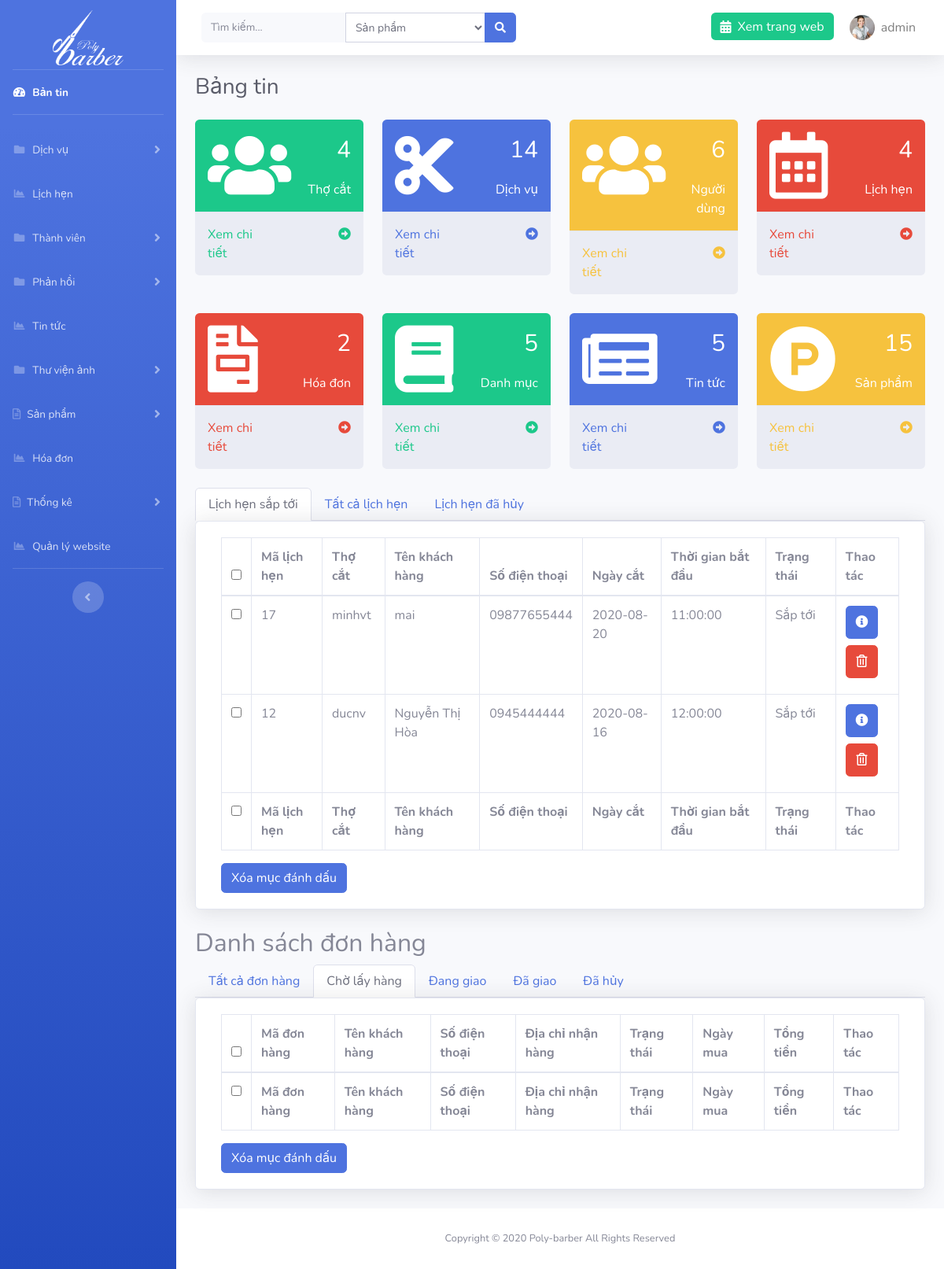
The app's page /admin/index.php (signed in) with its own data.
### tables this page shows
CREATE TABLE `setting` (
  `id` int(11) NOT NULL,
  `logo` varchar(191) NOT NULL,
  `file_ico` varchar(191) NOT NULL,
  `title` varchar(191) NOT NULL,
  `introduce` text NOT NULL,
  `slogan` varchar(191) NOT NULL
);

CREATE TABLE `appointments` (
  `id` int(11) NOT NULL,
  `id_barber` int(11) NOT NULL,
  `id_user` int(11) NOT NULL,
  `day` date NOT NULL,
  `id_time` int(11) NOT NULL,
  `cancel` int(1) NOT NULL,
  `created_at` timestamp NOT NULL DEFAULT current_timestamp()
);

CREATE TABLE `barbers` (
  `id` int(11) NOT NULL,
  `name` varchar(191) NOT NULL,
  `account` varchar(191) NOT NULL,
  `phone` varchar(11) NOT NULL,
  `email` varchar(191) DEFAULT NULL,
  `password` varchar(191) NOT NULL,
  `address` varchar(255) NOT NULL,
  `images` varchar(191) DEFAULT NULL,
  `code` varchar(191) DEFAULT NULL,
  `time_code` int(11) DEFAULT NULL
);

CREATE TABLE `users` (
  `id` int(11) NOT NULL,
  `account` varchar(191) NOT NULL,
  `password` varchar(191) NOT NULL,
  `name` varchar(191) NOT NULL,
  `address` varchar(255) NOT NULL,
  `phone` varchar(11) NOT NULL,
  `email` varchar(191) NOT NULL,
  `role` int(1) NOT NULL,
  `images` varchar(191) DEFAULT NULL,
  `code` varchar(191) DEFAULT NULL,
  `time_code` int(11) DEFAULT NULL
);

CREATE TABLE `word_time` (
  `id` int(11) NOT NULL,
  `time` time NOT NULL
);

### admin/home/home.php (the view, shortened to what the rows shown need)
<?php
$appointment = list_all_appointment();
$app_com = appointment_list_cancel('0');
?>
<div class="container-fluid">
    <div class="d-sm-flex align-items-center justify-content-between mb-4">
        <h1 class="h3 mb-0 text-gray-800">Bảng tin</h1>
    </div>
    <div class="tab-content" id="nav-tabContent">
        <div class="tab-pane fade show active" id="nav-home" role="tabpanel" aria-labelledby="nav-home-tab">
            <div class="card shadow mb-4">
                <div class="card-body">
                    <div class="table-responsive">
                        <form action="<?= ROOT ?>/admin/?page=appointment" method="POST" class="col-md-12">
                            <table class="table table-bordered" id="dataTable" width="100%" cellspacing="0">
                                <thead>
                                    <tr>
                                        <th>
                                            <input type="checkbox" name="checkall" class="checkall">
                                        </th>
                                        <th>Mã lịch hẹn</th>
                                        <th>Thợ cắt</th>
                                        <th>Tên khách hàng</th>
                                        <th>Số điện thoại</th>
                                        <th>Ngày cắt</th>
                                        <th>Thời gian bắt đầu</th>
                                        <th>Trạng thái</th>
                                        <th>Thao tác</th>
                                    </tr>
                                </thead>
                                <tfoot>
                                    <tr>
                                        <th>
                                            <input type="checkbox" name="checkall" class="checkall">
                                        </th>
                                        <th>Mã lịch hẹn</th>
                                        <th>Thợ cắt</th>
                                        <th>Tên khách hàng</th>
                                        <th>Số điện thoại</th>
                                        <th width=100>Ngày cắt</th>
                                        <th>Thời gian bắt đầu</th>
                                        <th>Trạng thái</th>
                                        <th>Thao tác</th>
                                    </tr>
                                </tfoot>
                                <tbody>
                                    <?php foreach ($app_com as $ac) : ?>
                                        <tr>
                                            <td>
                                                <input type="checkbox" name="id[]" id="" value="<?= $ac['id'] ?>">
                                            </td>
                                            <td><?= $ac['id'] ?></td>
                                            <td><?= $ac['account'] ?></td>
                                            <td><?= $ac['name'] ?></td>
                                            <td><?= $ac['phone'] ?></td>
                                            <td><?= $ac['day'] ?></td>
                                            <td><?= $ac['time'] ?></td>
                                            <?php if($ac['cancel']==0): ?>
                                    <td>Sắp tới</td>
                                    <?php elseif($ac['cancel']==1): ?>
                                        <td>Chờ phục vụ</td>
                                        <?php elseif($ac['cancel']==2): ?>
                                        <td>Đang phục vụ</td>
                                        <?php elseif($ac['cancel']==3): ?>
                                        <td>Hoàn thành</td>
                                        <?php elseif($ac['cancel']==4): ?>
                                        <td>Đã hủy lịch</td>
                                    <?php endif; ?>
                                            <td>
                                                <a href="<?= ROOT ?>admin/?page=appointment&action=detail&id=<?= $ac['id'] ?>" class="btn btn-primary  d-block p-2 w-75 mb-2"><i class="fas fa-info-circle"></i></a>
                                                <a href="<?= ROOT ?>admin/?page=appointment&id=<?= $ac['id'] ?>" onclick="return confirm('Bạn có chắc muốn xóa không')" class="btn btn-danger  d-block p-2 w-75 mb-2"><i class="far fa-trash-alt"></i></a>
                                            </td>
                                        </tr>
                                    <?php endforeach; ?>
                                </tbody>
                            </table>
                        </form>
                    </div>
                </div>
            </div>
        </div>
    </div>
    <h2>Danh sách đơn hàng</h2>
    <div class="tab-content" id="nav-tabContent">
        <div class="tab-pane fade show active" id="wait" role="tabpanel" aria-labelledby="order-wait">
            <div class="card shadow mb-4">
                <div class="card-body">
                    <div class="table-responsive">
                        <form action="<?=ROOT?>/admin/?page=order" method="POST" class="col-md-12">
                            <table class="table table-bordered" id="dataTable" width="100%" cellspacing="0">
                                <thead>
                                    <tr>
                                        <th>
                                            <input type="checkbox" name="checkall" class="checkall">
                                        </th>
                                        <th>Mã đơn hàng</th>
                                        <th>Tên khách hàng</th>
                                        <th>Số điện thoại</th>
                                        <th>Địa chỉ nhận hàng</th>
                                        <th>Trạng thái</th>
                                        <th>Ngày mua</th>
                                        <th>Tổng tiền</th>
                                        <th>Thao tác</th>
                                    </tr>
                                </thead>
                                <tfoot>
                                    <tr>
                                        <th>
                                            <input type="checkbox" name="checkall" class="checkall">
                                        </th>
                                        <th>Mã đơn hàng</th>
                                        <th>Tên khách hàng</th>
                                        <th>Số điện thoại</th>
                                        <th>Địa chỉ nhận hàng</th>
                                        <th>Trạng thái</th>
                                        <th>Ngày mua</th>
                                        <th>Tổng tiền</th>
                                        <th>Thao tác</th>
                                    </tr>
                                </tfoot>
                            </table>
                        </form>
                    </div>
                </div>
            </div>
        </div>
    </div>
</div>

### admin/template/header.php (shortened to what the rows shown need)
<?php $setting = list_limit_setting(); ?>
<!DOCTYPE html>
<html lang="en">
<head>
    <link href="resource/vendor/fontawesome-free/css/all.min.css" rel="stylesheet" type="text/css">
    <link rel="stylesheet" href="resource/vendor/select2.min.css" />
<link rel="stylesheet" href="https://maxcdn.bootstrapcdn.com/bootstrap/4.4.1/css/bootstrap.min.css">
    <link href="resource/css/sb-admin-2.css" rel="stylesheet">
    <link href="resource/vendor/datatables/dataTables.bootstrap4.min.css" rel="stylesheet">
</head>
<body id="page-top">
    <div id="wrapper">
        <ul class="navbar-nav bg-gradient-primary sidebar sidebar-dark accordion" id="accordionSidebar">
            <a class="sidebar-brand d-flex align-items-center justify-content-center mb-3 pt-5" href="<?=ROOT?>admin">
                <img src="../images/<?=$setting['logo']?>" alt="logo" width="90" height="70">
            </a>
        </ul>
        <div id="content-wrapper" class="d-flex flex-column">
            <div id="content">

### records on screen
setting: logo (picture)
appointments: id "17", id_barber.account "minhvt", id_user.name "mai", id_user.phone "09877655444", day "2020-08-20", word_time.time "11:00:00", cancel "Sắp tới"
appointments: id "12", id_barber.account "ducnv", id_user.name "Nguyễn Thị Hòa", id_user.phone "0945444444", day "2020-08-16", word_time.time "12:00:00", cancel "Sắp tới"

### other values on screen
$_SESSION['user']['account'] "admin"
$barber "4"
$service "14"
$user "6"
$appointments "4"
$orders "2"
$category "5"
$news "5"
$product "15"
